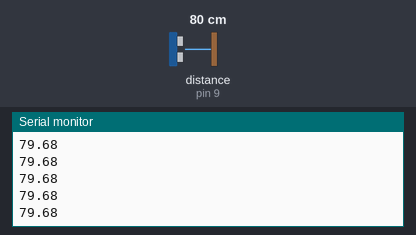
A sketch run on a simulated Arduino Uno, built with avr-gcc and run on an emulated ATmega328P. On the bench: the last lines printed to the serial monitor. Wiring (inferred from the names in the program): ultrasonic range finder: trigger pin 8; echo pin 9. The inputs (shaded band) are chosen by the test bench; at power-on: distance to the obstacle (sensor on pin 9) 80 cm. The echo pulse lasts 58.3 µs per cm.

Above: at 1.2 s.
1.3 s: distance to the obstacle (sensor on pin 9) set to 2 cm
At 1.6 s:
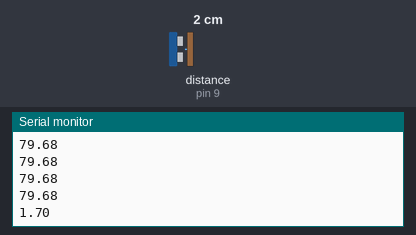
2.8 s: distance to the obstacle (sensor on pin 9) set to 4 cm
At 2.82 s:
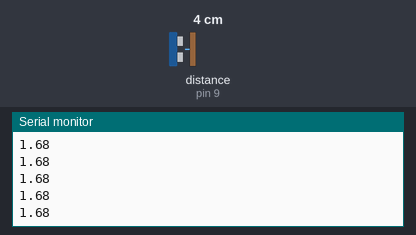
Timing chart, 0 to 5.8 s (numbered marks = the images above; inputs shaded):
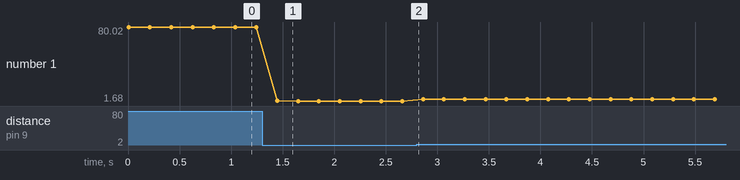

The sketch:

Ultrasonico.ino
```cpp
#define Trig 8
#define Echo 9
float DURACION;
float DISTANCIA;
void setup() {
pinMode(Trig, OUTPUT);
pinMode(Echo, INPUT);
Serial.begin(9600);

}

void loop() {
  digitalWrite(Trig, HIGH);
  delay(1);
  digitalWrite(Trig, LOW);
  DURACION = pulseIn(Echo, HIGH);
  DISTANCIA = DURACION *0.0343/2;
  Serial.println(DISTANCIA);
  delay(200);
}
```

Measured:
- after the input at 1.3 s, the serial monitor: prints a new line after 0.15 s (image 1)
- plotted number 1: 79.68 → 1.68 after the input at 1.3 s, 1.68 → 3.69 after the input at 2.8 s
